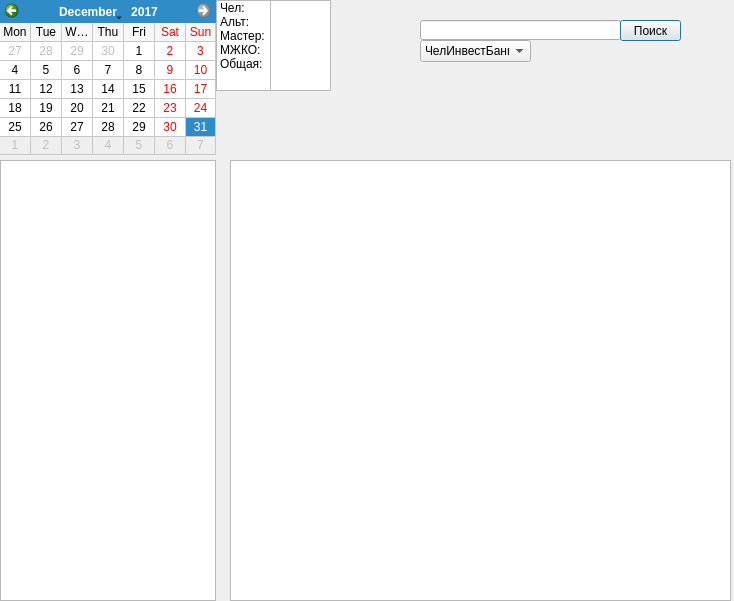
<?xml version="1.0" encoding="UTF-8"?>
<ui version="4.0">
 <class>MainWindow</class>
 <widget class="QMainWindow" name="MainWindow">
  <property name="enabled">
   <bool>true</bool>
  </property>
  <property name="geometry">
   <rect>
    <x>0</x>
    <y>0</y>
    <width>734</width>
    <height>601</height>
   </rect>
  </property>
  <property name="sizePolicy">
   <sizepolicy hsizetype="Preferred" vsizetype="Preferred">
    <horstretch>0</horstretch>
    <verstretch>0</verstretch>
   </sizepolicy>
  </property>
  <property name="minimumSize">
   <size>
    <width>734</width>
    <height>601</height>
   </size>
  </property>
  <property name="maximumSize">
   <size>
    <width>734</width>
    <height>601</height>
   </size>
  </property>
  <property name="windowTitle">
   <string>Form1</string>
  </property>
  <property name="toolButtonStyle">
   <enum>Qt::ToolButtonIconOnly</enum>
  </property>
  <property name="tabShape">
   <enum>QTabWidget::Rounded</enum>
  </property>
  <property name="unifiedTitleAndToolBarOnMac">
   <bool>false</bool>
  </property>
  <widget class="QWidget" name="centralwidget">
   <widget class="QCalendarWidget" name="calendarWidget">
    <property name="geometry">
     <rect>
      <x>0</x>
      <y>0</y>
      <width>216</width>
      <height>155</height>
     </rect>
    </property>
    <property name="minimumDate">
     <date>
      <year>2013</year>
      <month>9</month>
      <day>14</day>
     </date>
    </property>
    <property name="maximumDate">
     <date>
      <year>2017</year>
      <month>12</month>
      <day>31</day>
     </date>
    </property>
    <property name="firstDayOfWeek">
     <enum>Qt::Monday</enum>
    </property>
    <property name="gridVisible">
     <bool>true</bool>
    </property>
    <property name="verticalHeaderFormat">
     <enum>QCalendarWidget::NoVerticalHeader</enum>
    </property>
    <property name="dateEditEnabled">
     <bool>true</bool>
    </property>
   </widget>
   <widget class="QLineEdit" name="lineEdit">
    <property name="geometry">
     <rect>
      <x>420</x>
      <y>20</y>
      <width>201</width>
      <height>20</height>
     </rect>
    </property>
    <property name="text">
     <string/>
    </property>
   </widget>
   <widget class="QPushButton" name="pushButton">
    <property name="geometry">
     <rect>
      <x>620</x>
      <y>20</y>
      <width>61</width>
      <height>21</height>
     </rect>
    </property>
    <property name="text">
     <string>Поиск</string>
    </property>
    <property name="autoDefault">
     <bool>false</bool>
    </property>
    <property name="default">
     <bool>true</bool>
    </property>
    <property name="flat">
     <bool>false</bool>
    </property>
   </widget>
   <widget class="QComboBox" name="comboBox">
    <property name="geometry">
     <rect>
      <x>420</x>
      <y>40</y>
      <width>111</width>
      <height>22</height>
     </rect>
    </property>
    <item>
     <property name="text">
      <string>ЧелИнвестБанк</string>
     </property>
    </item>
    <item>
     <property name="text">
      <string>Альтернатива</string>
     </property>
    </item>
    <item>
     <property name="text">
      <string>Мастер-дом</string>
     </property>
    </item>
    <item>
     <property name="text">
      <string>МЖКО</string>
     </property>
    </item>
   </widget>
   <widget class="QPlainTextEdit" name="plainTextEdit">
    <property name="geometry">
     <rect>
      <x>230</x>
      <y>160</y>
      <width>501</width>
      <height>441</height>
     </rect>
    </property>
   </widget>
   <widget class="QListWidget" name="listWidget">
    <property name="geometry">
     <rect>
      <x>0</x>
      <y>160</y>
      <width>216</width>
      <height>441</height>
     </rect>
    </property>
   </widget>
   <widget class="QListWidget" name="summWidget">
    <property name="geometry">
     <rect>
      <x>270</x>
      <y>0</y>
      <width>61</width>
      <height>91</height>
     </rect>
    </property>
   </widget>
   <widget class="QListWidget" name="listWidget_2">
    <property name="geometry">
     <rect>
      <x>216</x>
      <y>0</y>
      <width>61</width>
      <height>91</height>
     </rect>
    </property>
    <item>
     <property name="text">
      <string>Чел:</string>
     </property>
    </item>
    <item>
     <property name="text">
      <string>Альт:</string>
     </property>
    </item>
    <item>
     <property name="text">
      <string>Мастер:</string>
     </property>
    </item>
    <item>
     <property name="text">
      <string>МЖКО:</string>
     </property>
    </item>
    <item>
     <property name="text">
      <string>Общая:</string>
     </property>
    </item>
   </widget>
   <zorder>listWidget_2</zorder>
   <zorder>calendarWidget</zorder>
   <zorder>lineEdit</zorder>
   <zorder>pushButton</zorder>
   <zorder>comboBox</zorder>
   <zorder>plainTextEdit</zorder>
   <zorder>listWidget</zorder>
   <zorder>summWidget</zorder>
  </widget>
 </widget>
 <resources/>
 <connections>
  <connection>
   <sender>pushButton</sender>
   <signal>clicked()</signal>
   <receiver>MainWindow</receiver>
   <slot>searchslot()</slot>
   <hints>
    <hint type="sourcelabel">
     <x>458</x>
     <y>14</y>
    </hint>
    <hint type="destinationlabel">
     <x>471</x>
     <y>60</y>
    </hint>
   </hints>
  </connection>
  <connection>
   <sender>calendarWidget</sender>
   <signal>selectionChanged()</signal>
   <receiver>MainWindow</receiver>
   <slot>changedpage()</slot>
   <hints>
    <hint type="sourcelabel">
     <x>107</x>
     <y>77</y>
    </hint>
    <hint type="destinationlabel">
     <x>366</x>
     <y>300</y>
    </hint>
   </hints>
  </connection>
  <connection>
   <sender>listWidget</sender>
   <signal>itemDoubleClicked(QListWidgetItem*)</signal>
   <receiver>MainWindow</receiver>
   <slot>dclickedfilelist()</slot>
   <hints>
    <hint type="sourcelabel">
     <x>107</x>
     <y>380</y>
    </hint>
    <hint type="destinationlabel">
     <x>366</x>
     <y>300</y>
    </hint>
   </hints>
  </connection>
 </connections>
 <slots>
  <slot>searchslot()</slot>
  <slot>changedpage()</slot>
  <slot>dclickedfilelist()</slot>
 </slots>
</ui>
